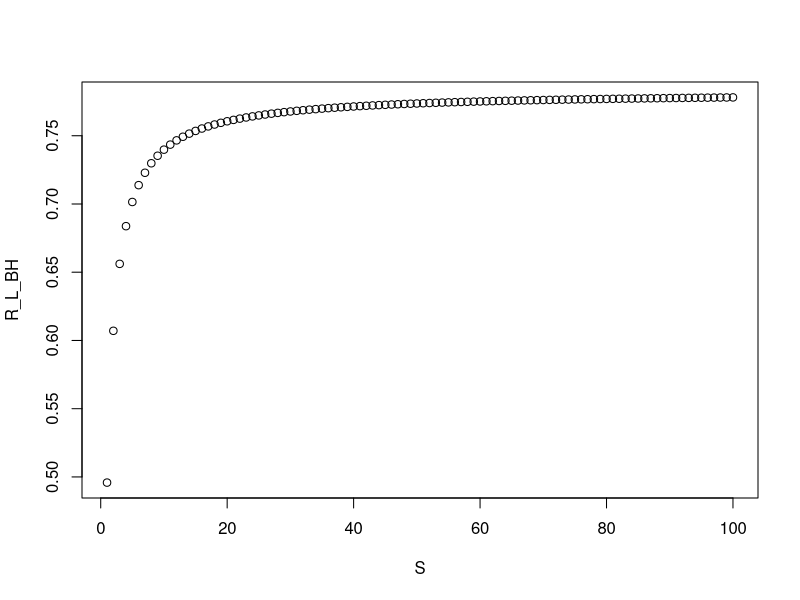
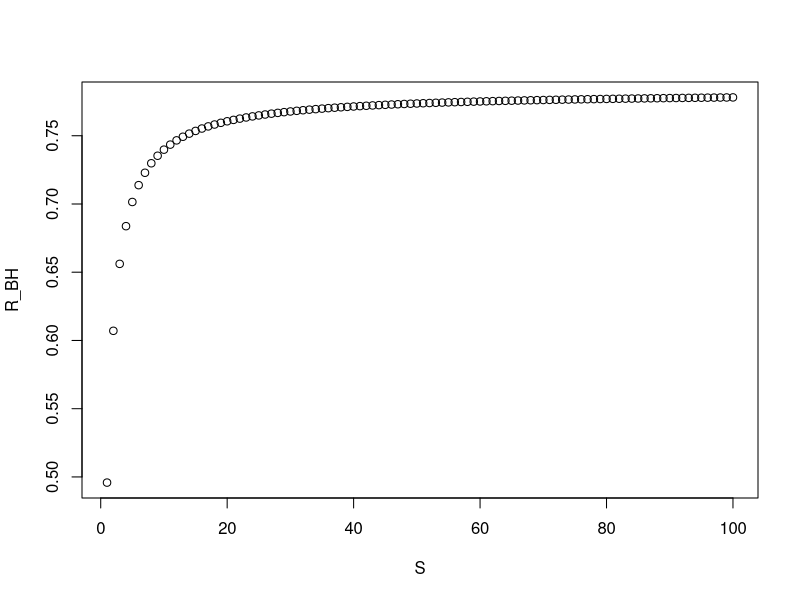
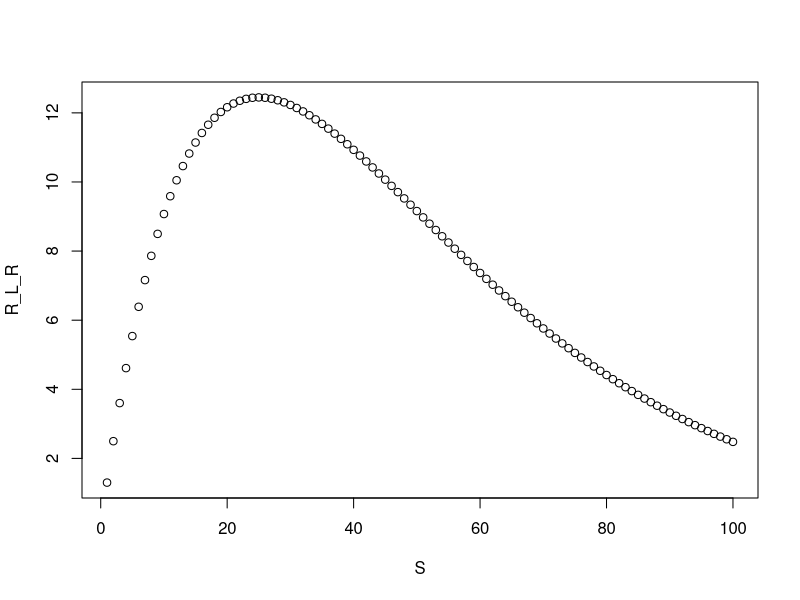
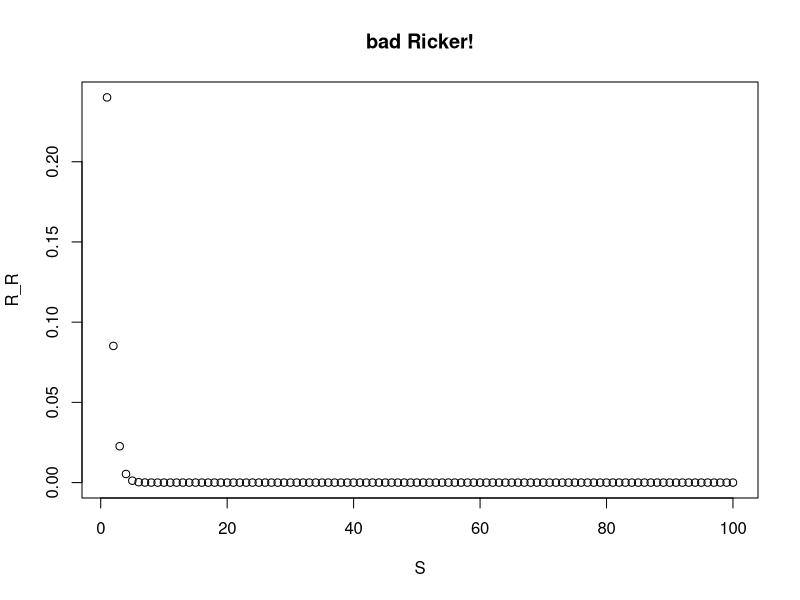
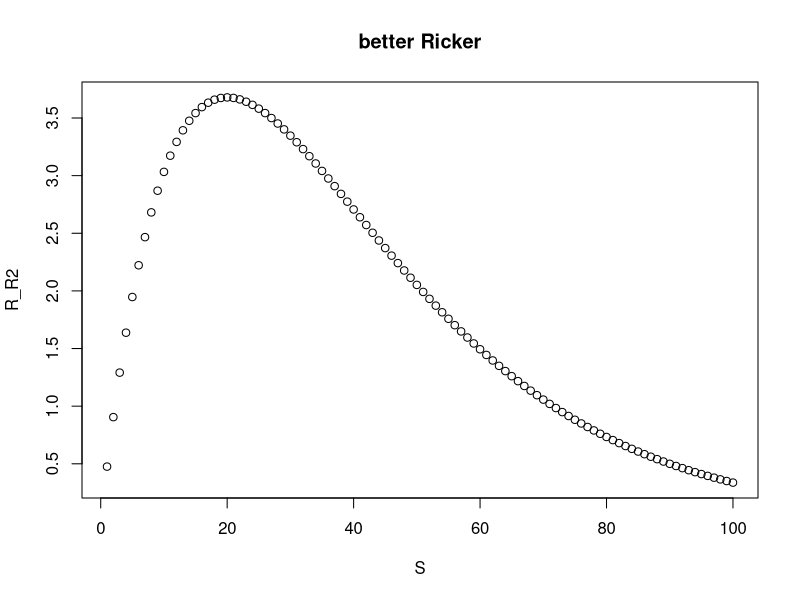
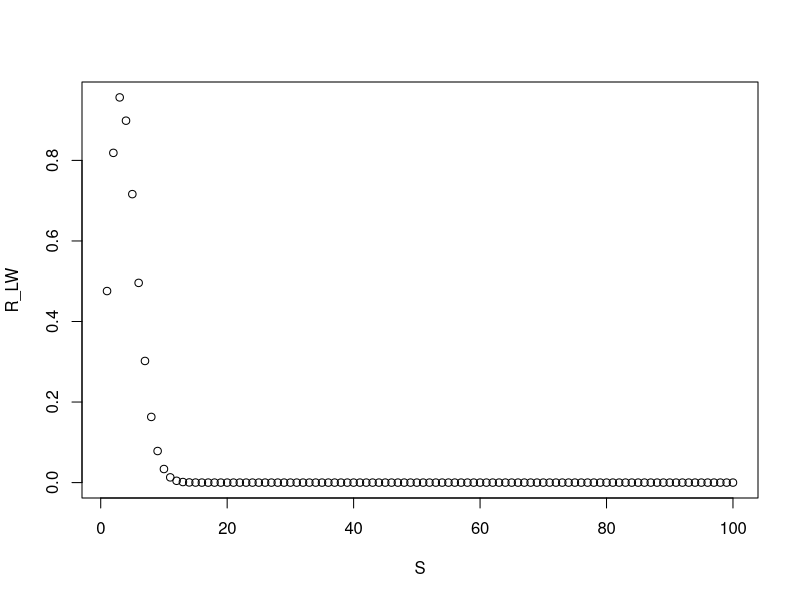
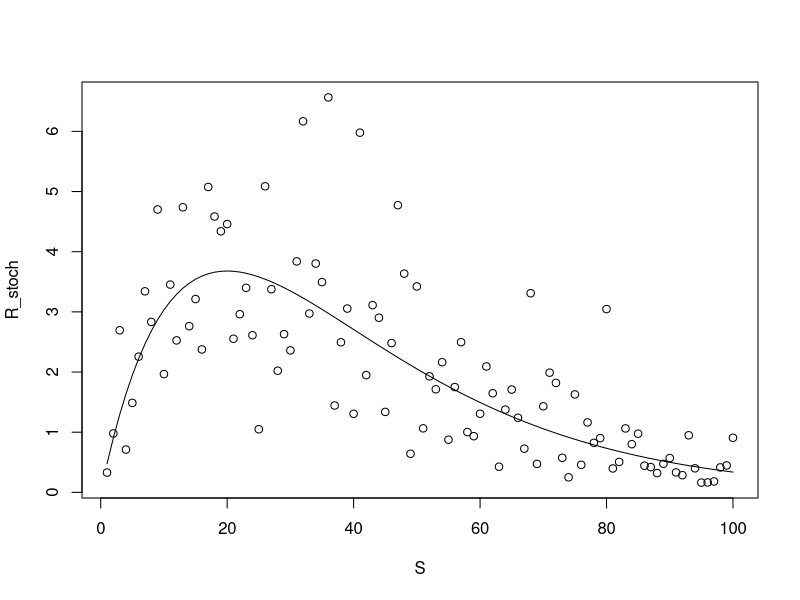
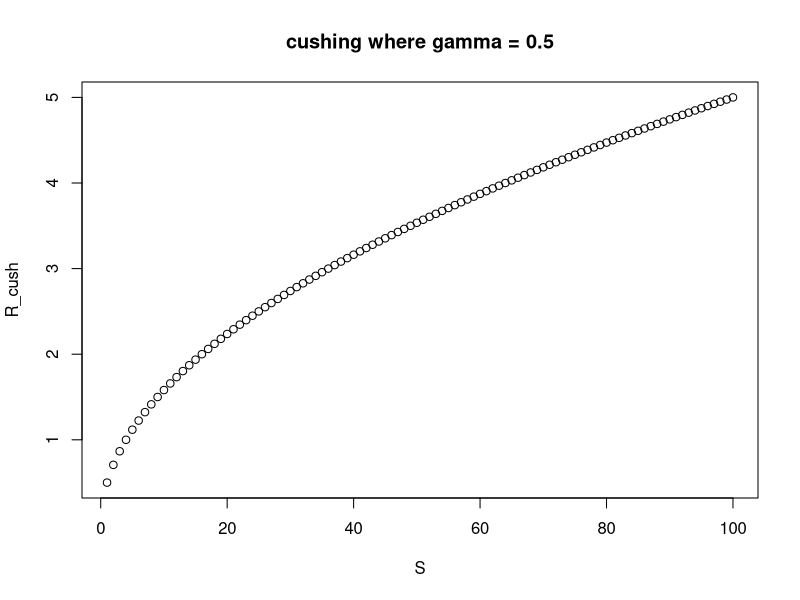

Write R code to recreate these figures, in order.
## ---- chunk 1
knitr::opts_chunk$set(
  collapse = TRUE,
  comment = "#>",
  warning = FALSE,
  message = FALSE)
## ---- chunk 2
library(tidyverse)
## ---- chunk 3
S <- 1:100 #vector of spawners
T <- 4 #age @ recruitment
f <- 10  #avg net fecundity
a1 <- 0.5 #DI effect on mortality
b1 <- 0.1 #DD effect on mortality

R_L_BH <- S/((exp(a1*T)/f) + (b1/a1)*(exp(a1*T) - 1)*S)

plot(R_L_BH~S)
## ---- chunk 4
alpha <- f*exp(-a1*T)
beta <- f*b1*(1-exp(-a1*T))/a1
## ---- chunk 5
R_BH <- (alpha*S)/(1+beta*S)

plot(R_BH~S)
## ---- chunk 6
#S <- seq(0, 10, by = 0.1) # helper to toggle S around
b1 <- 0.01 #overwrite b to make a nice fig 
R_L_R <- f*exp(-a1*T)*S*exp(-b1*T*S)

plot(R_L_R ~ S) #my code & math is right I just picked weird values for a and B I think... 
## ---- chunk 7
R_R <- alpha*S*exp(-beta*S)

plot(R_R ~ S, main = "bad Ricker!") #nope! - this should match the previous fig. 
## ---- chunk 8
alpha <- 0.5
  
beta <- 0.05
  
R_R2 <- alpha*S*exp(-beta*S)

plot(R_R2~S, main = "better Ricker")
## ---- chunk 9
gamma <- 2
R_LW <- alpha*S*exp(-beta*S^gamma)

plot(R_LW~S)
## ---- chunk 10
proc_error <- rnorm(length(S), sd = 0.5)

R_stoch <- alpha*S*exp(-beta*S)*exp(proc_error)

plot(R_stoch ~ S)
lines(R_R2 ~ S)
## ---- chunk 11
gamma <- 0.5
R_cush <- alpha*S^gamma

plot(R_cush ~S, main = paste("cushing where gamma =", gamma))

plot((alpha*S^1)~S, main = "cushing with different gammas")
lines((alpha*S^0.8)~S)
lines((alpha*S^1.2)~S)
## ---- chunk 12
#toggle as you please
alpha <- 0.5 #the productivity parameter
beta <- 0.05 #the optimality parameter
gamma <- 0.5 #recruitment limitation/skewness parameter

R_DS <- alpha*S*(1-(beta*gamma*S))^(1/gamma)


plot(R_DS~S, main = paste("Deriso-Schnute(alpha=", alpha, "beta=", beta, "gamma=", gamma, ")"))
## ---- chunk 13
plot((alpha*S*(1-(beta*1*S))^(1/1))~S, main = "Deriso-Schnute with different gammas")
lines((alpha*S*(1-(beta*-1*S))^(1/-1))~S)
lines((alpha*S*(1-(beta*0*S))^(1/0))~S)
## ---- chunk 14
R_Shep <- alpha*S/(1+(beta*S^gamma))

plot(R_Shep~S, )
## ---- chunk 15
R_Gamma <- (alpha*S^gamma)*exp(-beta*S)

plot(R_Gamma~S)
## ---- chunk 16
gamma <- 1.5 #overwrite gamma to be depensatory 

R_dep_R <- alpha*S^gamma/(1+(beta*S^gamma))

plot(R_dep_R ~S, main = "depensatory B-H")

delta <- 2
R_dep_BH <- alpha*S*exp((beta*S) - (delta*S^gamma))

plot(R_dep_BH~S, main = "depensatory Ricker")
## ---- chunk 17
S <- 0:1000 #spawners
alpha <- .07 
K <- log(7500) #K is density dependent effect 
delta <- 1.7 #depensatory term 
r_sd <- log(20) #sd for sims

MinStock <- c(0, 150, 300, 600) #how far down are you allowed to fish the stock? 
## ---- chunk 18
R_dep_BH <- (alpha*S^delta)/(1+(S^delta/(exp(K)))) #deterministic 

#OK, now to simulate some data
eps_add <- rnorm(100, sd=exp(r_sd)) #additive error 
SSamples <- sample(S, 100, replace=TRUE) #randomly select 100 values of S
R_Noisy <- (alpha*SSamples^delta)/(1+(SSamples^delta/(exp(K))))+eps_add 
## ---- chunk 19
TruncSSamples <- sample(MinStock[2]:1000, 100, replace=TRUE)
R_TruncNoisy <- (alpha*TruncSSamples^delta)/(1+(TruncSSamples^delta/(exp(K))))+eps_add
## ---- chunk 20
plot(R_dep_BH~S, type="l",  
     main="True data (open), replacement line(dashed), and simulated data (closed)", 
     ylim=c(0,650))
points(R_Noisy~SSamples)
points(R_TruncNoisy~TruncSSamples, pch=16)
lines(S~S,lty=3)#1:1 replacement line
## ---- chunk 21
parms <- c(alpha, K, r_sd, delta) 

getNegLogLike <- function(parms, mod_type){
  alpha  <- parms[1] #unpack parms
  K <- exp(parms[2])
  r_sd  <- exp(parms[3]) 
  
  if(mod_type == "depensatory"){delta <- parms[4]
  predicted <- (alpha*S^delta)/(1+(S^delta/K))}
  
  if(mod_type == "classic"){predicted <- (alpha*S)/(1+(S/K))}
  NegLogLike <- -sum(log(dnorm(observed, predicted, sd=r_sd))) #calculate NLL
  return(NegLogLike)
}
## ---- chunk 22
NSim <- 100
NSamps <- 100
#build empty array(rows=sims, cols=parms, pages=fits, books=stock levels)
#answers <- array(NA, dim=c(NSim, 4, 2, 4)) 

answers <- NULL #switch to this way because I can't remember how to index arrays properly
#values to be estimated, just going to use true values for ease of fit 
alpha_e <- alpha
K_e <- K   
delta_e <- delta 
r_sd_e <- r_sd

dep_parms  <- c(alpha_e, K_e, r_sd_e, delta_e) 
classic_parms  <- c(alpha_e, K_e, r_sd_e)


#loop some sims 
for(k in 1:length(MinStock)){ #loop min stock sizes
  for(j in 1:2){ #loop methods
    if(j==1){parms <- dep_parms
    mod_type <- "depensatory"} 
    if(j==2){parms <- classic_parms
    mod_type <- "classic"}
    for(i in 1:NSim){
      #make vectors of observed and predicted
      SimStock <- sample(MinStock[k]:NSim, NSamps, replace=TRUE)

      predicted <- (alpha*SimStock^delta)/(1+(SimStock^delta/exp(K)))
      observed  <- predicted + rnorm(length(predicted), mean=0, exp(r_sd)) 
  
      #fit it
      fit <- optim(parms, getNegLogLike, method="Nelder-Mead", hessian=T, mod_type = mod_type)
      
      #pretty crap way to write it all down
       if(j == 1){sub_answers <- data.frame(method = "depensatory", min_stock = MinStock[k], 
                                        alpha = fit$par[1], K = fit$par[2], 
                                        log_r_sd = fit$par[3], delta = fit$par[4])} 
  else{sub_answers <- data.frame(method = "classic", min_stock = MinStock[k], 
                                        alpha = fit$par[1], K = fit$par[2], 
                                        log_r_sd = fit$par[3], delta = NA)} 
      
  answers <- bind_rows(sub_answers, answers)
      
    }
  }
}
#plot it
answers_plot <- answers %>%
  pivot_longer(alpha:delta, names_to = "parm") 

ggplot(answers_plot) +
  geom_violin(aes(as.factor(min_stock), value)) +
  facet_grid(parm ~ method, scales = "free")
